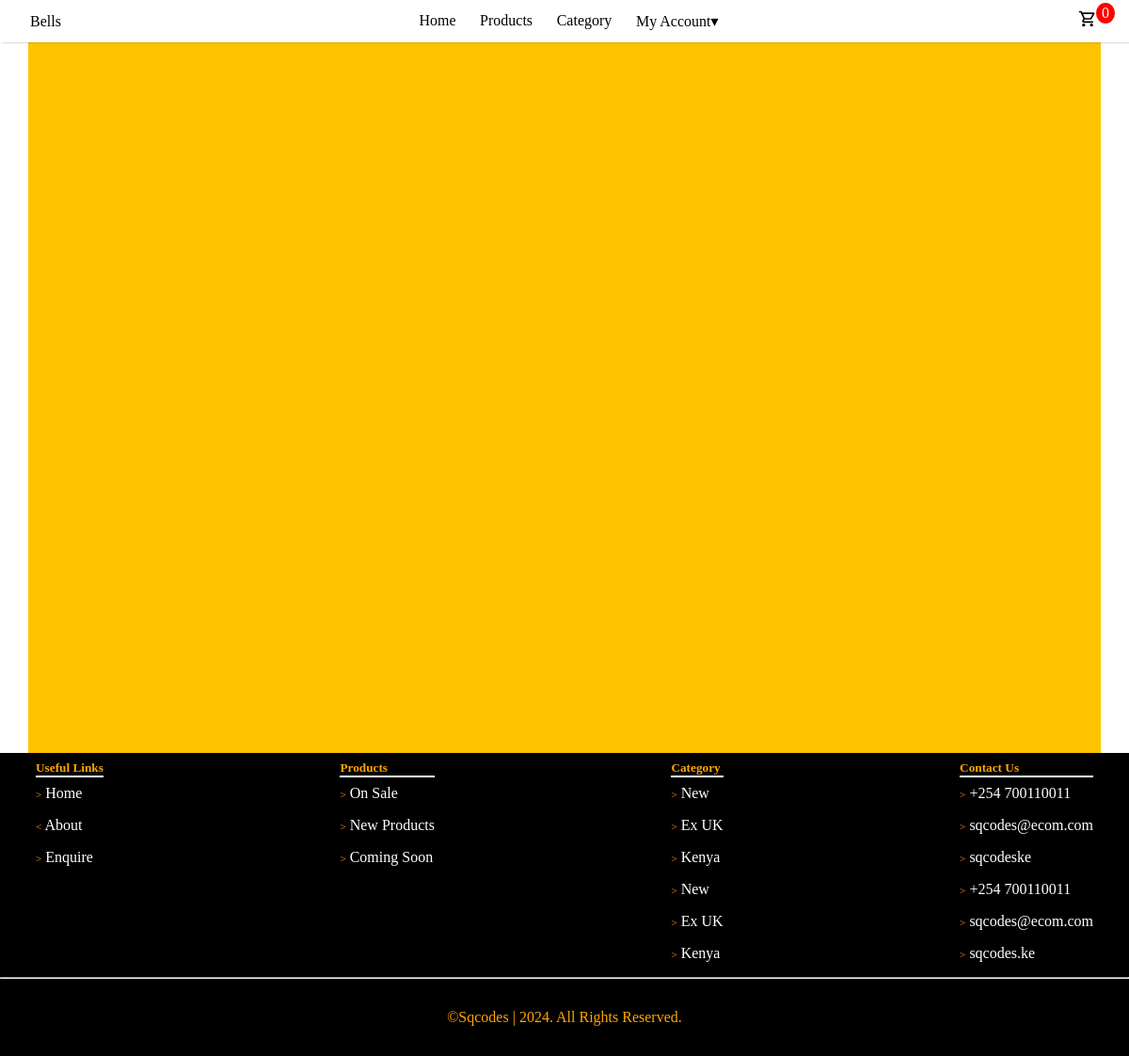
Page /featured/ on the earlier database version.
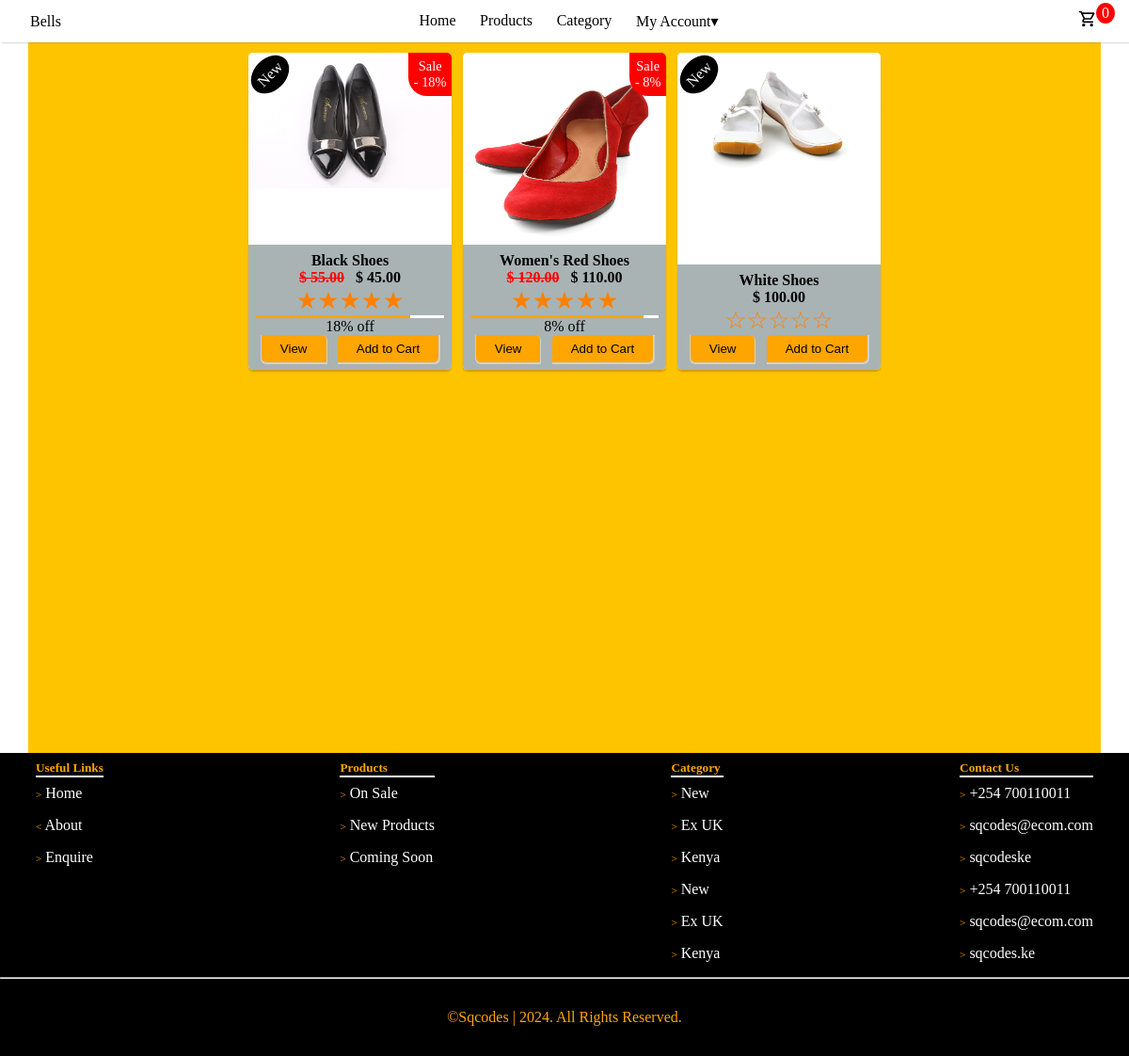
Same page on the later database version.
### store/models.py (models this page shows, shortened)
class Product(models.Model):
    name = models.CharField(max_length=255)
    price = models.DecimalField(default=0, max_digits=9, decimal_places=2)
    category = models.ForeignKey(Category, on_delete=models.CASCADE, default=1)
    description = models.TextField(null=True, blank=True)
    image = models.ImageField(upload_to='uploads/products/')
    is_sale = models.BooleanField(default=False)
    sale_price = models.DecimalField(default=0, decimal_places=2, max_digits=8, null=True, blank=True)
    in_stock = models.BooleanField(default=True)
    stock_quantity = models.IntegerField(default=1)
    discount = models.DecimalField(default=0, max_digits=9, decimal_places=2, null=True, blank=True)
    percentage_discount = models.DecimalField(default=0, max_digits=5, decimal_places=0, null=True, blank=True)
    is_new = models.BooleanField(default=False)
    is_featured = models.BooleanField(default=False)

### store/views.py (the view)
# urls.py: path('featured/', views.featured, name='featured'),
def featured(request):
    products = Product.objects.filter(is_featured=True).distinct()
    return render(request, 'store/pages/featured.html', {'products': products})

### store/templates/store/pages/featured.html (shortened to what this page needs)
{% extends 'store/base.html' %}
{% load static %}
{% block content %}
<div class="products-container">
{% for product in products %}
{% include 'store/include/card.html' %}
{% endfor %}
</div>
{% endblock content %}

### store/templates/store/base.html (shortened to what this page needs)
{% load static %}
<!DOCTYPE html>
<html lang="en">
<head>
    <link rel="stylesheet" href="{% static 'css/main.css' %}">
    <link rel="stylesheet" href="{% static 'css/product.css' %}">
</head>
<body>
    <div class="body-container">
        {% include 'store/navbar.html' %}
        <div class="container">
            {% block content %}
            {% endblock content %}
    </div>
        {% include 'store/footer.html' %}
    </div>
</body>
</html>

### store/templates/store/navbar.html (shortened to what this page needs)
<nav>
    <div class="navbar">
        <div class="navbar-mobile">
            <a href="#" class="logo">Bells</a>
        </div>
        <div class="navbar-links" id="navbar-links">
            <ul>
                <li><a href="{% url 'home' %}">Home</a></li>
                <li><a href="{% url 'home' %}">Products</a></li>
                <li class="dropdown">
                    <a href="{% url 'categories' %}">Category</a></li>
                <li class="dropdown">
                    {% if user.is_authenticated %}
                    <span><svg xmlns="http://www.w3.org/2000/svg" height="16" viewBox="0 -960 960 960" width="18"><path d="M234-276q51-39 114-61.5T480-360q69 0 132 22.5T726-276q35-41 54.5-93T800-480q0-133-93.5-226.5T480-800q-133 0-226.5 93.5T160-480q0 59 19.5 111t54.5 93Zm246-164q-59 0-99.5-40.5T340-580q0-59 40.5-99.5T480-720q59 0 99.5 40.5T620-580q0 59-40.5 99.5T480-440Zm0 360q-83 0-156-31.5T197-197q-54-54-85.5-127T80-480q0-83 31.5-156T197-763q54-54 127-85.5T480-880q83 0 156 31.5T763-763q54 54 85.5 127T880-480q0 83-31.5 156T763-197q-54 54-127 85.5T480-80Zm0-80q53 0 100-15.5t86-44.5q-39-29-86-44.5T480-280q-53 0-100 15.5T294-220q39 29 86 44.5T480-160Zm0-360q26 0 43-17t17-43q0-26-17-43t-43-17q-26 0-43 17t-17 43q0 26 17 43t43 17Zm0-60Zm0 360Z"/></svg></span>
                    <a href="#" class="account-link profile">{{ user.first_name }} {{ user.last_name }}&#9662</a>
                    {% else %}
                    <a href="#" class="account-link">My Account&#9662</a>
                    {% endif %}
                </li>
            </ul>
        </div>
        <div class="cart">
            <a href="{% url 'cart_summary' %}"><span class="cart-count" id="cart_quantity">{{ cart|length }}</span></a>
        </div>
    </div>
</nav>

### store/templates/store/include/card.html (shortened to what this page needs)
<div class="product-card">
    <div class="product-image">
        <a href="{% url 'product' product.id %}"><img src="{{ product.image.url }}" alt="product" width="100%"></a>
    </div>
    <div class="card-text">
        <h4>{{ product.name }}</h4>
        {% if product.is_sale %}
        <p>
            <strong>
                <span id="price"><del>$ {{ product.price }}</del></span> &nbsp;
                <span id="sale-price">$ {{product.sale_price }}</span>
            </strong>
        </p>
        <p class="star">&#9733;&#9733;&#9733;&#9733;&#9733;</p>
        <div class="price-bar" style="width: 100%;">
            <div class="discount-section" style="width: {{ product.percentage_discount }}%;"></div>
        </div>
        <p>{{ product.percentage_discount }}% off</p>
        {% else %}
        <p>
            <strong>
                <span id="price">$ {{ product.price }}</span>
            </strong>
        </p>
        <p class="star">&#9734;&#9734;&#9734;&#9734;&#9734;</p>
        {% endif %}
        <div class="card-btn">
            <a href="{% url 'product' product.id %}"><button type="button">View</button></a>
                <button type="button" value="{{ product.id }}" id="cart-add">Add to Cart</button>
        </div>
    </div>
    {% if product.is_sale %}
    <div class="sales-badge">
        <p>Sale</p>
        <p id="percentage-discount">- {{ product.percentage_discount }}%</p>
    </div>
    {% endif %}
    {% if product.is_new %}
    <div class="new-product">New</div>
    {% endif %}
</div>

### store/templates/store/footer.html (shortened to what this page needs)
<div class="footer">
    <div class="footer-column-container">
        <div class="footer-column">
            <h5>Useful Links</h5>
            <ul>
                <li><a href="#"><span>&gt;</span> Home</a></li>
                <li><a href="#"><span>&lt;</span> About</a></li>
                <li><a href="#"><span>&gt;</span> Enquire</a></li>
            </ul>
        </div>
        <div class="footer-column">
            <h5>Products</h5>
            <ul>
                <li><a href="{% url 'sale' %}"><span>&gt;</span> On Sale</a></li>
                <li><a href="{% url 'new' %}"><span>&gt;</span> New Products</a></li>
                <li><a href="#"><span>&gt;</span> Coming Soon</a></li>
            </ul>
        </div>
        <div class="footer-column">
            <h5>Category</h5>
            <ul>
                <li><a href="{% url 'new' %}"><span>&gt;</span> New</a></li>
                <li><a href="#"><span>&gt;</span> Ex UK</a></li>
                <li><a href="#"><span>&gt;</span> Kenya</a></li>
                <li><a href="#"><span>&gt;</span> New</a></li>
                <li><a href="#"><span>&gt;</span> Ex UK</a></li>
                <li><a href="#"><span>&gt;</span> Kenya</a></li>
            </ul>
        </div>
        <div class="footer-column">
            <h5>Contact Us</h5>
            <ul>
                <li><a href="#"><span>&gt;</span> +254 700110011</a></li>
                <li><a href="#"><span>&gt;</span> sqcodes@ecom.com</a></li>
                <li><a href="#"><span>&gt;</span> sqcodeske</a></li>
                <li><a href="#"><span>&gt;</span> +254 700110011</a></li>
                <li><a href="#"><span>&gt;</span> sqcodes@ecom.com</a></li>
                <li><a href="#"><span>&gt;</span> sqcodes.ke</a></li>
            </ul>
        </div>
    </div>
    <hr>
    <div class="footer-end">
        <p>&copy;Sqcodes | <span>{% now "Y" %}</span>. All Rights Reserved.</p>
    </div>
</div>

### static/css/main.css (style rules this page uses)
* { padding: 0; margin: 0; box-sizing: border-box; }
html { font-size: 16px; }
body { background-image: url(/static/images/g15.svg); background-size: cover; background-position: center; background-repeat: no-repeat; min-height: 100vh; width: 100%; object-fit: cover; }
.body-container { width: 100%; background-color: rgb(255, 255, 255); top: 0; }
a { text-decoration: none; }
.navbar { display: flex; justify-content: space-between; align-items: center; background-color: white; box-shadow: 2px 0 2px rgba(0, 0, 0, 0.4); font-size: 1rem; color: black; position: fixed; top: 0; left: 0; right: 0; width: 100%; z-index: 100; }
.navbar a { color: black; }
.navbar-links ul { list-style: none; display: flex; }
.navbar-links li { padding: .8em; }
.logo { padding: .6em 2em; }
.cart { padding: .6em 2em; position: relative; }
.cart .cart-count { background-color: red; color: white; border-radius: 50%; padding: 2px 6px; position: absolute; top: 2px; right: 15px; }
.dropdown { position: relative; }
.container { min-height: 100vh; background-color: rgb(255, 196, 0); width: 95%; margin: 0 auto; padding-top: 3em; }
.products-container { display: flex; justify-content: center; flex-wrap: wrap; margin-top: .5em; gap: 1%; }
.product-card { width: 19%; text-align: center; display: flex; flex-direction: column; justify-content: space-between; background-color: white; margin-bottom: .5em; box-shadow: 0 2px 2px rgba(0,0,0,0.2); border-radius: 5px; }
.product-image { width: 100%; }
.product-image img { max-width: 100%; max-height: 200px; border-radius: 5px 5px 0 0; }
.card-text { background-color: rgb(169, 179, 179); padding: .5em; border-radius: 0 0 5px 5px; }
.card-text p strong { padding: .5em; }
.card-text p del { color: red; }
.star { color: rgb(255, 128, 0); padding: 0; margin: 0; font-size: 1.6rem; }
.card-btn { display: flex; justify-content: space-around; }
.card-btn button { padding: .5em 1.5em; background-color: orange; border: none; }
.card-btn a button:first-of-type { border-radius: 0 5px 0 5px; box-shadow: 0 1px 0px 1px rgba(255, 255, 255, 0.4); }
.card-btn button:first-of-type { border-radius: 0 5px 0 5px; box-shadow: 0 1px 0px 1px rgba(255, 255, 255, 0.4); }
.card-btn button:last-of-type { border-radius: 5px 0 5px 0; box-shadow: 1px 1px 0 1px rgba(255, 255, 255, 0.4); }
.product-card { position: relative; }
.sales-badge { position: absolute; top: 0; right: 0; background-color: red; color: white; padding: 0.4em; border-radius: 0 5px 0 20px; font-size: .9rem; }
.new-product { position: absolute; top: 0.4em; left: 0px; background-color: black; color: white; padding: 0.5em; transform: rotate(-45deg); transform-origin: center ; border-radius: 50%; }
.footer { background-color: rgb(0, 0, 0); color: orange; }
.footer-column-container { display: flex; justify-content: space-between; width: 95%; margin: 0 auto; padding: .5em; }
.footer-column h5 { border-bottom: 2px solid white; }
.footer-column ul { list-style: none; }
.footer-column li { padding: .5em 0; }
.footer-column li a { color: white; }
.footer-column li a span { color: orange; font-size: .7rem; }
.footer-end { text-align: center; padding: 2em; }

### static/css/product.css (style rules this page uses)
.price-bar { height: .2rem; background-color: orange; position: relative; }
.discount-section { height: 100%; background-color: white; position: absolute; top: 0; right: 0; }

Differences in the rows shown:
added Product: image (picture), name "Black Shoes", price "55.00", sale_price "45.00", percentage_discount "18", {{ product.id }} 6 (drawn), is_new "New"
added Product: image (picture), name "Women's Red Shoes", price "120.00", sale_price "110.00", percentage_discount "8", {{ product.id }} 7 (drawn)
added Product: image (picture), name "White Shoes", price "100.00", {{ product.id }} 8 (drawn), is_new "New"
